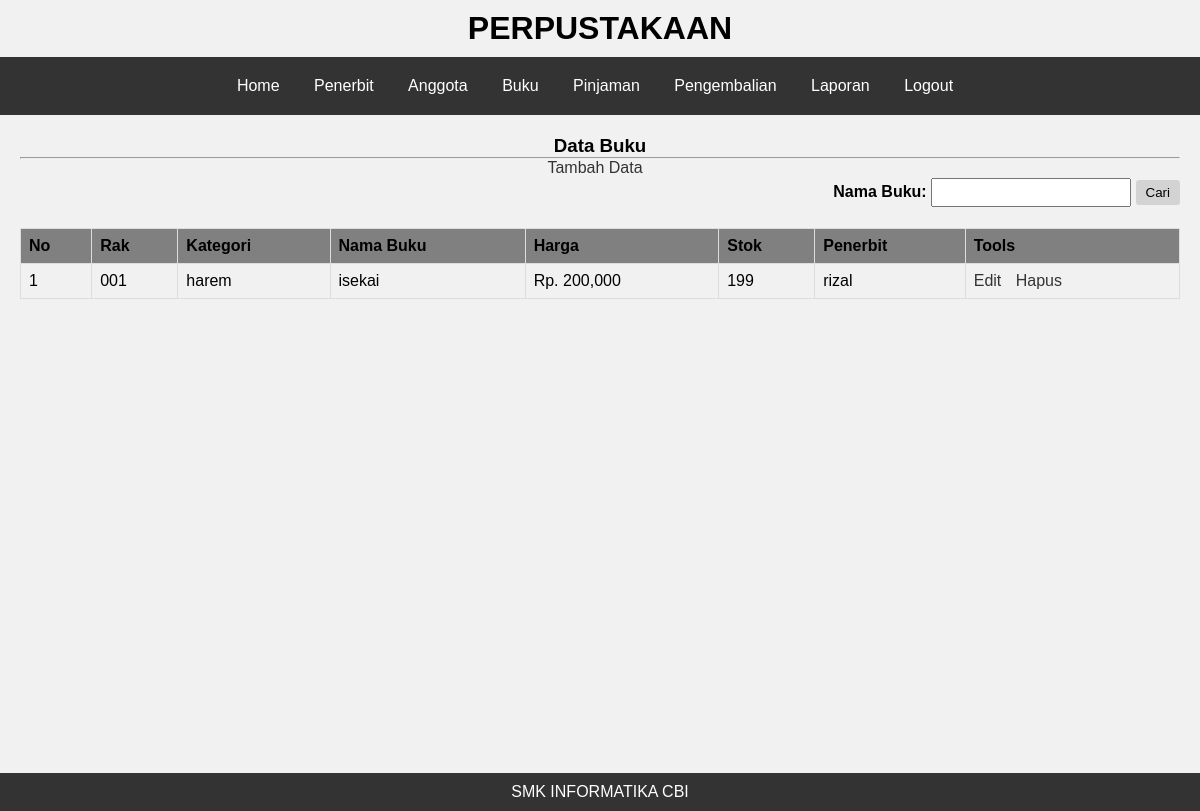
Page /media.php?content=buku (signed in) on the committed database.
### tables this page shows
CREATE TABLE `tbl_buku` (
  `id_buku` int(5) NOT NULL,
  `id_penerbit` int(11) DEFAULT NULL,
  `id_rak` int(11) DEFAULT NULL,
  `kategori` varchar(25) DEFAULT NULL,
  `nama_buku` varchar(50) DEFAULT NULL,
  `stok` int(3) DEFAULT NULL,
  `harga` int(11) DEFAULT NULL
);

CREATE TABLE `tbl_rak` (
  `id_rak` int(11) NOT NULL,
  `kode_rak` varchar(10) DEFAULT NULL
);

CREATE TABLE `tbl_penerbit` (
  `id_penerbit` int(11) NOT NULL,
  `nama_penerbit` varchar(45) DEFAULT NULL,
  `alamat_penerbit` text DEFAULT NULL,
  `kota_penerbit` varchar(40) DEFAULT NULL,
  `no_telp_penerbit` varchar(15) DEFAULT NULL
);

### content/buku/buku.php (the view, shortened to what this page needs)
<?php
include '././koneksi.php';
$no=1;
$dataCari	= isset($_POST['txtCari']) ? $_POST['txtCari'] : '';
?>
<h3>Data Buku</h3>
<hr>
<a href="media.php?content=tambah_buku">Tambah Data</a>
<div style="text-align: right;margin-bottom: 5px">
	<form action="<?php $_SERVER['PHP_SELF']; ?>" method="post" name="form1" target="_self">
		<b>Nama Buku:</b>
		<input name="txtCari" type="text" value="<?php echo $dataCari; ?>" size="40" maxlength="100" />
		<input name="btnCari" type="submit" value="Cari" />
	</form>
</div>
<table width="100%" align="center" border="1" cellpadding="5">
		<th bgcolor="grey">No</th>
		<th bgcolor="grey">Rak</th>
		<th bgcolor="grey">Kategori</th>
		<th bgcolor="grey">Nama Buku</th>
		<th bgcolor="grey">Harga</th>
		<th bgcolor="grey">Stok</th>
		<th bgcolor="grey">Penerbit</th>
		<th bgcolor="grey">Tools</th>
	<?php
	if(isset($_POST['btnCari'])){
		$data_buku = mysqli_query($koneksi,"SELECT * FROM tbl_penerbit P,tbl_buku B, tbl_rak R WHERE B.id_penerbit=P.id_penerbit  AND B.id_rak=R.id_rak AND nama_buku LIKE '%$dataCari%' ORDER BY nama_buku");
	}else{
		$data_buku = mysqli_query($koneksi,"SELECT * FROM tbl_penerbit P,tbl_buku B, tbl_rak R WHERE B.id_penerbit=P.id_penerbit  AND B.id_rak=R.id_rak");
	}
		while ($row = mysqli_fetch_array($data_buku)) {
	?>
	<tr>
		<td><?php echo $no++?></td>
		<td><?php echo $row['kode_rak']?></td>
		<td><?php echo $row['kategori']?></td>
		<td><?php echo $row['nama_buku']?></td>
		<td><?php echo "Rp. ".number_format($row['harga'])?></td>
		<td><?php echo $row['stok']?></td>
		<td><?php echo $row['nama_penerbit']?></td>
		<td>
			<a href="media.php?content=edit_buku&id=<?php echo $row['id_buku']?>">Edit</a>
			<a href="content/buku/hapus_buku.php?id=<?php echo $row['id_buku']?>">Hapus</a>
		</td>
	</tr>
	<?php
		}
		?>
</table>

### desain/media.css (style rules this page uses)
body { font-family: Arial, sans-serif; margin: 0; }

### desain/penerbit.css (style rules this page uses)
* { padding: 0; margin: 0; }
table { width: 100%; border-collapse: collapse; margin: 20px 0; }
th, td { border: 1px solid #ddd; padding: 8px; text-align: left; }
th { background-color: grey; }
form { display: inline-block; text-align: right; margin-bottom: 10px; }
input[type="text"] { width: 200px; padding: 5px; margin-left: 10px; }
input[type="submit"] { padding: 5px 10px; background-color: lightgrey; border: none; border-radius: 3px; cursor: pointer; }
a { text-decoration: none; color: #333; margin-right: 10px; }

### desain/tambah_penerbit.css (style rules this page uses)
form { width: 500px; margin: 0 auto; }
table { border-collapse: collapse; width: 100%; }
th, td { padding: 8px; text-align: left; border-bottom: 1px solid #ddd; }
input[type=text], input[type=number], textarea { margin: 1px 0; box-sizing: border-box; }

### rows in the picture
tbl_buku: id_rak.kode_rak "001", kategori "harem", nama_buku "isekai", harga "200,000", stok "199", id_penerbit.nama_penerbit "rizal"
